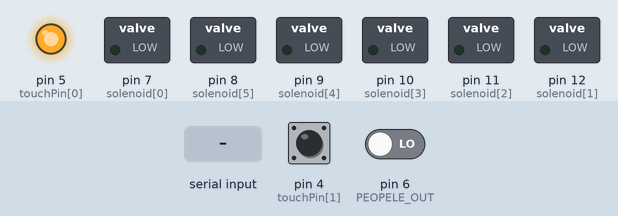
Simulated run of this sketch. Board: Arduino Uno, built with avr-gcc and run on an emulated ATmega328P. On the bench: switched loads named in the sketch (green lamp = pin HIGH), output pins drawn as LEDs (lit = HIGH). The test bench sets the inputs (shaded band); at power-on: pin 4 (touchPin[1]) HIGH, pin 6 (PEOPELE_OUT) LOW. What the sketch prints to the serial monitor is not drawn.

Above: at 1.2 s.
1.3 s: "a" received over Serial
At 2.4 s:
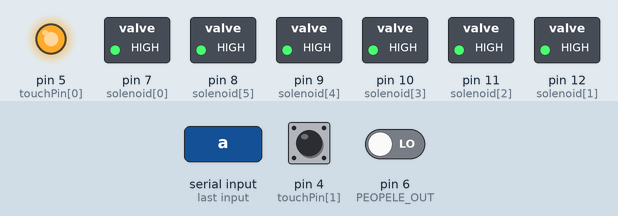
Timing chart, 0 to 8.8 s (numbered marks = the images above; inputs shaded):
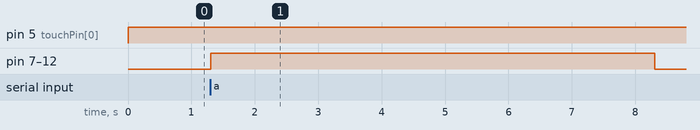

The sketch:

sketch_feb08a.ino
```cpp
#include <Arduino.h>
// PIN: ソレノイド
const int solenoid[6] = {7,12,11,10,9,8};
// PIN: 人感センサ
const int PEOPELE_OUT = 6;
// PIN: 人感センサ
const int touchPin[2] = {5,4};
// ソレノイドの合計数
const int solenoidNum = 6;
bool isArduinoTimer = true;
bool isDebug = false;
int solenoid_OnTime = 7;
String serialStr;
void setup()
{
 Serial.begin(9600);
 // 初期化：ソレノイド
 for (int i = 0; i < solenoidNum; i ++) {
  pinMode(solenoid[i],OUTPUT);
 }
 //5番ピンをデジタル出力
 pinMode(touchPin[0],OUTPUT);
 //4番ピンをデジタル入力
 pinMode(touchPin[1],INPUT);
}
void loop()
{
// シリアルStrをリセット
serialStr = "";
// 人感センサで人を検出する
inputPeople();
// // タッチセンサで検出
inputTouch();
outputSerial();
 // デバック時、Aruduino単体でソレノイドを制御する
 if(isDebug)
 {
  solenoidON();
 }
//
//
// シリアル受信；ソレノイドのオンの確認
Serial_SolenoidOn();
//
 // シリアル受信；ソレノイドのセッティング時間の確認
 Serial_SettingOnTime;
//
 // ArduinoTimerでなく、シリアル通信でオフにする場合
 if(!isArduinoTimer)
 {
  Serial_SolenoidOff();
 }
}
// シリアル通信を送信する
/*
 * 1：人感センサの値 (1:検出, 0: 非検出)
 * 2：タッチセンサの値 (n: n > 0)
 */
void outputSerial()
{
 Serial.println(serialStr);
}
// 人感センサで人を検出する
void inputPeople()
{
 if (digitalRead(PEOPELE_OUT) == HIGH) {
   serialStr = "1\t";
 }
 else{
   serialStr = "0\t";
 }

}
// タッチセンサで検出
void inputTouch()
{
 //静電容量変化量の変数を用意
 int touchNum = 0;
 //touchPin[0]番ピンをHIGHで出力
 digitalWrite(touchPin[0], HIGH);
 //指が触れたときtouchPin[1]番ピンがHIGHになるまでをカウント

 while (digitalRead(touchPin[1])!=HIGH){
  //カウントする
  touchNum++;
  if(touchNum > 1500)
  {
    break;
  }
 }
 //8番ピンをLOWにする
 digitalWrite(touchPin[1], LOW);

 //モニタリング：値を出力
 serialStr = serialStr + touchNum;
}
// ソレノイドをONにする
void solenoidON()
{
  // ソレノイドをONにする
  for (int i = 0; i < solenoidNum; i ++)
  {
   digitalWrite(solenoid[i],HIGH);
  }

  if(isArduinoTimer)
  {
   delay(1000 * solenoid_OnTime);
   solenoidOFF();
  }
}
// ソレノイドをオフにする
void solenoidOFF()
{
 // ソレノイドをオフにする
 for (int i = 0; i < solenoidNum; i ++)
 {
  digitalWrite(solenoid[i],LOW);
 }
 if(isDebug)
 {
  delay(5000);
 }
}
// シリアル受信でソレノイドをオンにする
void Serial_SolenoidOn()
{
 if(Serial.available())
 {
   char input;

    // シリアルポートより1文字読み込む
   input = Serial.read();

   if(input == 'a')
   {
    solenoidON();
   }
 }else{
     // Serial.println(0);
  }
}
// シリアル受信でソレノイドをオフにする
void Serial_SolenoidOff()
{
 if(Serial.available())
 {
   char input;

    // シリアルポートより1文字読み込む
   input = Serial.read();
   if(input == 'b')
   {
    solenoidOFF();
   }
 }
}
// シリアル受信でソレノイドの時間を設定する
void Serial_SettingOnTime()
{
 if(Serial.available())
 {
    // シリアルポートより読み込む
   byte input = Serial.read();
   input = input - 0x30;
   for(int i = 1; i <= 1000; i ++)
   {
    if(input = i)
    {
     // ソレノイドがONの時間を設定する
     SettingSolenoidOnTime(i);
    }
   }
 }
}
// ソレノイドがオンの時間を設定する
void SettingSolenoidOnTime(int time)
{
 solenoid_OnTime = time;
}
```

Measured:
- after the input at 1.3 s, pin 7 (solenoid[0]), pin 8 (solenoid[5]), pin 9 (solenoid[4]), pin 10 (solenoid[3]), pin 11 (solenoid[2]), pin 12 (solenoid[1]): LOW → HIGH at once, → LOW 7.0 s later
